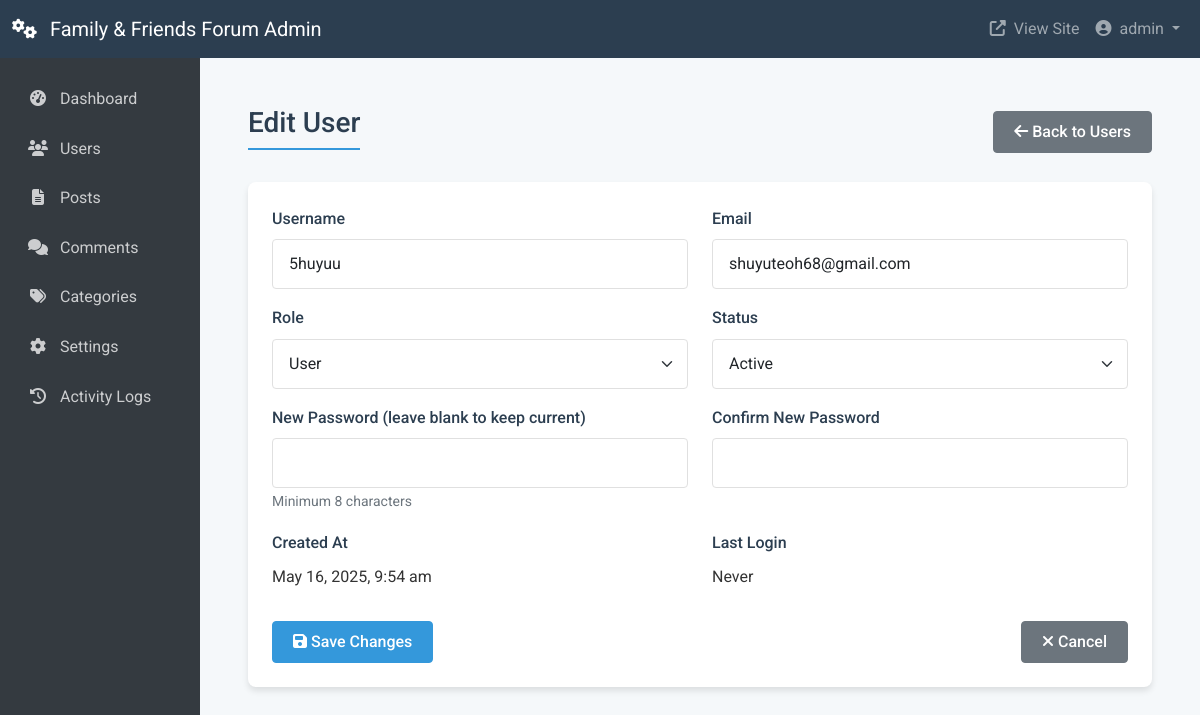
Screenshot of /admin/user_edit.php?id=13 (signed in) with the database file from the repository.
### tables this page shows
CREATE TABLE `users` (
  `id` int NOT NULL,
  `username` varchar(50) NOT NULL,
  `password` varchar(255) NOT NULL,
  `email` varchar(100) NOT NULL,
  `birthday` date DEFAULT NULL,
  `created_at` timestamp NULL DEFAULT CURRENT_TIMESTAMP,
  `is_admin` tinyint(1) DEFAULT '0',
  `profile_picture` varchar(255) DEFAULT NULL,
  `name` varchar(100) DEFAULT NULL,
  `bio` text,
  `location` varchar(100) DEFAULT NULL,
  `website` varchar(255) DEFAULT NULL,
  `admin_level` tinyint(1) DEFAULT '0'
);

### admin/controllers/users_controller.php (called while the page is built, shortened)
<?php
class UsersController {
    private $pdo;
    public function __construct($pdo) {
        $this->pdo = $pdo;
    }
    public function getUserById($id) {
        $stmt = $this->pdo->prepare("SELECT * FROM users WHERE id = ?");
        $stmt->execute([$id]);
        return $stmt->fetch(PDO::FETCH_ASSOC);
    }
}

### admin/user_edit.php (the view, shortened to what this page needs)
<?php
require_once '../includes/db.php';
require_once 'controllers/users_controller.php';
$pdo = new PDO(
    "mysql:host=" . DB_HOST . ";dbname=" . DB_NAME,
    DB_USER,
    DB_PASS,
    array(PDO::ATTR_ERRMODE => PDO::ERRMODE_EXCEPTION)
);
$usersController = new UsersController($pdo);
$user_id = $_GET['id'];
$user = $usersController->getUserById($user_id);
include 'header.php';
?>
<div class="container-fluid py-4">
    <div class="d-flex justify-content-between align-items-center mb-4">
        <h1 class="h3">Edit User</h1>
        <a href="users.php" class="btn btn-secondary">
            <i class="fas fa-arrow-left"></i> Back to Users
        </a>
    </div>
    <div class="card">
        <div class="card-body">
            <form action="user_edit.php?id=<?php echo $user_id; ?>" method="POST">
                <div class="row mb-3">
                    <div class="col-md-6">
                        <label for="username" class="form-label">Username</label>
                        <input type="text" class="form-control" id="username" name="username" value="<?php echo htmlspecialchars($user['username']); ?>" required>
                    </div>
                    <div class="col-md-6">
                        <label for="email" class="form-label">Email</label>
                        <input type="email" class="form-control" id="email" name="email" value="<?php echo htmlspecialchars($user['email']); ?>" required>
                    </div>
                </div>
                <div class="row mb-3">
                    <div class="col-md-6">
                        <label for="role" class="form-label">Role</label>
                        <select class="form-select" id="role" name="role">
                            <option value="user" <?php echo $user['role'] === 'user' ? 'selected' : ''; ?>>User</option>
                        </select>
                    </div>
                    <div class="col-md-6">
                        <label for="status" class="form-label">Status</label>
                        <select class="form-select" id="status" name="status">
                            <option value="active" <?php echo $user['status'] === 'active' ? 'selected' : ''; ?>>Active</option>
                        </select>
                    </div>
                </div>
                <div class="row mb-3">
                    <div class="col-md-6">
                        <label for="password" class="form-label">New Password (leave blank to keep current)</label>
                        <input type="password" class="form-control" id="password" name="password">
                        <small class="text-muted">Minimum 8 characters</small>
                    </div>
                    <div class="col-md-6">
                        <label for="confirm_password" class="form-label">Confirm New Password</label>
                        <input type="password" class="form-control" id="confirm_password" name="confirm_password">
                    </div>
                </div>
                <div class="row mb-3">
                    <div class="col-md-6">
                        <label class="form-label">Created At</label>
                        <p class="form-control-static"><?php echo date('F j, Y, g:i a', strtotime($user['created_at'])); ?></p>
                    </div>
                    <div class="col-md-6">
                        <label class="form-label">Last Login</label>
                        <p class="form-control-static">
                            <?php echo isset($user['last_login']) ? date('F j, Y, g:i a', strtotime($user['last_login'])) : 'Never'; ?>
                        </p>
                    </div>
                </div>
                <div class="d-flex justify-content-between">
                    <button type="submit" class="btn btn-primary">
                        <i class="fas fa-save"></i> Save Changes
                    </button>
                    <a href="users.php" class="btn btn-secondary">
                        <i class="fas fa-times"></i> Cancel
                    </a>
                </div>
            </form>
        </div>
    </div>
</div>
<?php include 'footer.php'; ?>

### assets/css/style.css (style rules this page uses)
:root { --primary-color: #3498db; --secondary-color: #2ecc71; --accent-color: #f39c12; --dark-color: #2c3e50; --light-color: #ecf0f1; --danger-color: #e74c3c; --success-color: #27ae60; --text-color: #333333; --text-muted: #7f8c8d; --border-color: #e0e0e0; --card-shadow: 0 4px 6px rgba(0, 0, 0, 0.1); }
body { min-height: 100vh; display: flex; flex-direction: column; font-family: 'Roboto', sans-serif; color: var(--text-color); background-color: #f5f8fa; line-height: 1.6; }
h1, h2, h3, h4, h5, h6 { font-weight: 600; margin-bottom: 1rem; color: var(--dark-color); }
h1 { font-size: 2.2rem; border-bottom: 2px solid var(--primary-color); padding-bottom: 0.5rem; margin-bottom: 1.5rem; }
.btn-primary { background-color: var(--primary-color); border-color: var(--primary-color); }
.btn { border-radius: 4px; padding: 0.5rem 1.25rem; font-weight: 500; transition: all 0.3s ease; }
.card { box-shadow: var(--card-shadow); border: none; transition: transform 0.2s, box-shadow 0.2s; border-radius: 8px; overflow: hidden; }
.card-body { padding: 1.5rem; }
.form-control, .form-select { border-radius: 4px; padding: 0.75rem 1rem; border-color: var(--border-color); transition: all 0.2s; }
label.form-label { font-weight: 500; margin-bottom: 0.5rem; color: var(--dark-color); }

### rows the page displays
users: username "5huyuu", email "shuyuteoh68@gmail.com", created_at "May 16, 2025, 9:54 am"

### other values shown
SITE_NAME "Family & Friends Forum"
$_SESSION['username'] "admin"
